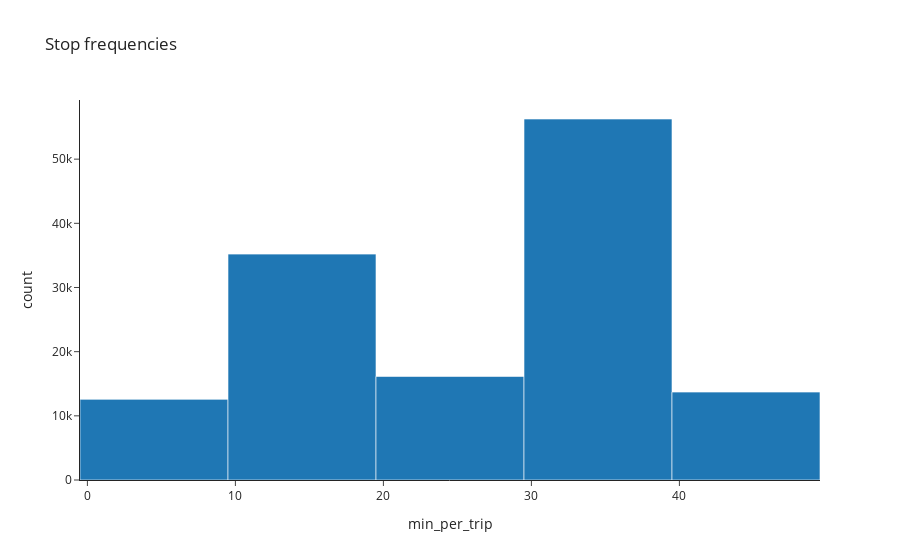

The notebook cell saved with this chart:
### Markdown cell above
### Histogram with Stop Frequencies

### Code cell
px.histogram(
    stop_freq.loc[stop_freq.min_per_trip<50],
    x="min_per_trip",
    title="Stop frequencies",
    template="simple_white",
    nbins = 8)

### Figure 1 — Plotly figure (JSON) as saved in the notebook; plotly's stock layout.template omitted (floating-point values rounded to 4 significant figures; data arrays with more than 128 entries replaced by an {"elided": "..."} marker saying what was removed)
{"data": [{"alignmentgroup": "True", "bingroup": "x", "hovertemplate": "min_per_trip=%{x}<br>count=%{y}<extra></extra>", "legendgroup": "", "marker": {"color": "#1F77B4", "pattern": {"shape": ""}}, "name": "", "nbinsx": 8, "offsetgroup": "", "orientation": "v", "showlegend": false, "type": "histogram", "x": {"elided": "133872 int values"}, "xaxis": "x", "yaxis": "y"}], "layout": {"barmode": "relative", "legend": {"tracegroupgap": 0}, "title": {"text": "Stop frequencies"}, "xaxis": {"anchor": "y", "domain": [0, 1], "title": {"text": "min_per_trip"}}, "yaxis": {"anchor": "x", "domain": [0, 1], "title": {"text": "count"}}}}
